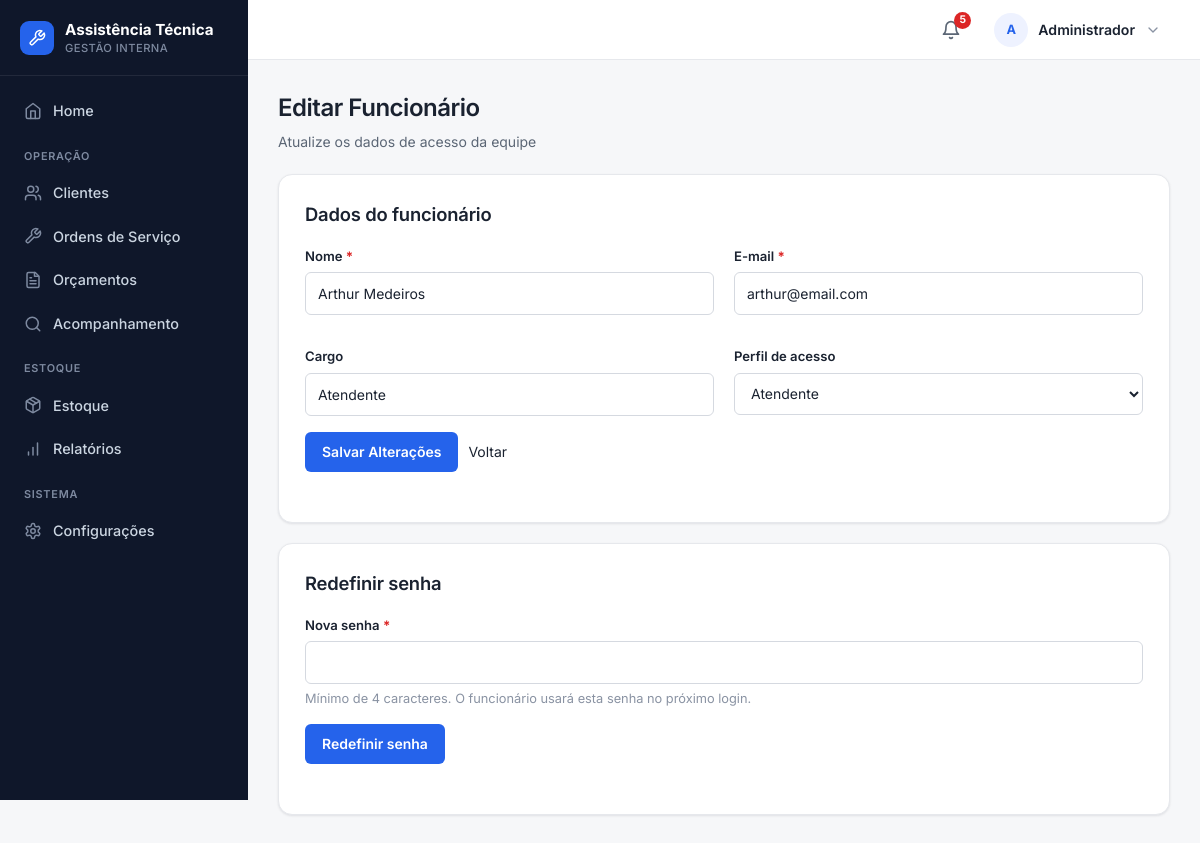
Screenshot of /funcionarios/editar/9 (signed in) with the database file from the repository.
### tables this page shows
CREATE TABLE funcionarios (
    id INTEGER PRIMARY KEY AUTOINCREMENT,
    nome TEXT NOT NULL,
    email TEXT NOT NULL UNIQUE,
    senha TEXT NOT NULL,
    cargo TEXT
, ativo INTEGER NOT NULL DEFAULT 1, perfil TEXT NOT NULL DEFAULT 'funcionario');

### routes/funcionarios.py (the view)
@funcionarios_bp.route("/funcionarios/editar/<int:id>")
def pagina_editar_funcionario(id):
    conexao = conectar()
    funcionario = conexao.execute(
        "SELECT id, nome, email, cargo, perfil FROM funcionarios WHERE id = ?", (id,)
    ).fetchone()
    conexao.close()
    if funcionario is None:
        flash("Funcionário não encontrado.", "erro")
        return redirect("/funcionarios")
    return render_template("funcionario_editar.html", funcionario=funcionario)

### app.py (called while the page is built)
@app.context_processor
def injetar_alertas_estoque():
    if "funcionario_id" not in session:
        return {"alerta_estoque_baixo": 0}
    conexao = conectar()
    total = conexao.execute(
        "SELECT COUNT(*) FROM pecas WHERE quantidade <= estoque_minimo"
    ).fetchone()[0]
    conexao.close()
    return {"alerta_estoque_baixo": total}

@app.context_processor
def injetar_permissoes():
    perfil = session.get("funcionario_perfil")
    return {
        "perfil_atual": perfil,
        "pode": lambda *perfis: perfil in perfis,
    }

@app.before_request
def proteger_rotas():
    rotas_livres = (
        "/login",
        "/acompanhamento",
        "/static",
    )
    if request.path.startswith(rotas_livres):
        return None
    if request.path == "/funcionarios/cadastrar" and _sem_funcionarios():
        return None
    if "funcionario_id" not in session:
        return redirect("/login")
    permitido = PERMISSOES.get(request.endpoint)
    if permitido is not None and session.get("funcionario_perfil") not in permitido:
        flash("Você não tem permissão para acessar esta área.", "erro")
        return redirect("/")
    return None

### database.py (called while the page is built)
def _coluna_existe(conexao, tabela, coluna):
    colunas = conexao.execute(f"PRAGMA table_info({tabela})").fetchall()
    return any(item["name"] == coluna for item in colunas)

def conectar():
    conexao = sqlite3.connect("database/sistema.db")
    conexao.row_factory = sqlite3.Row
    conexao.execute("PRAGMA foreign_keys = ON")
    _garantir_schema(conexao)
    return conexao

### templates/funcionario_editar.html (shortened to what this page needs)
{% extends "base.html" %}
{% import 'partials/_icons.html' as icons %}
{% block conteudo %}
<div class="page-head">
    <h1>Editar Funcionário</h1>
    <p>Atualize os dados de acesso da equipe</p>
</div>
<section class="card">
    <h2>Dados do funcionário</h2>
    <form action="{{ url_for('funcionarios.atualizar_funcionario', id=funcionario['id']) }}" method="POST">
        <div class="form-grid">
            <div class="campo">
                <label for="nome">Nome <span class="obrigatorio" title="Campo obrigatório">*</span></label>
                <input type="text" id="nome" name="nome" value="{{ funcionario['nome'] }}" required>
            </div>
            <div class="campo">
                <label for="email">E-mail <span class="obrigatorio" title="Campo obrigatório">*</span></label>
                <input type="email" id="email" name="email" value="{{ funcionario['email'] }}" required>
            </div>
            <div class="campo">
                <label for="cargo">Cargo</label>
                <input type="text" id="cargo" name="cargo" value="{{ funcionario['cargo'] or '' }}">
            </div>
            <div class="campo">
                <label for="perfil">Perfil de acesso</label>
                <select id="perfil" name="perfil">
                    {% for valor, rotulo in [('funcionario','Funcionário'), ('tecnico','Técnico'), ('atendente','Atendente'), ('admin','Administrador')] %}
                    <option value="{{ valor }}" {% if funcionario['perfil'] == valor %}selected{% endif %}>{{ rotulo }}</option>
                    {% endfor %}
                </select>
            </div>
        </div>
        <div class="botoes">
            <button type="submit">Salvar Alterações</button>
            <a href="{{ url_for('funcionarios.listar_funcionarios') }}" class="btn--secondary">Voltar</a>
        </div>
    </form>
</section>
<section class="card" style="margin-top: 20px;">
    <h2>Redefinir senha</h2>
    <form action="{{ url_for('funcionarios.redefinir_senha', id=funcionario['id']) }}" method="POST">
        <div class="campo">
            <label for="senha">Nova senha <span class="obrigatorio" title="Campo obrigatório">*</span></label>
            <input type="password" id="senha" name="senha" minlength="4" required>
            <small class="ajuda">Mínimo de 4 caracteres. O funcionário usará esta senha no próximo login.</small>
        </div>
        <div class="botoes">
            <button type="submit">Redefinir senha</button>
        </div>
    </form>
</section>
{% endblock %}

### static/css/global.css (style rules this page uses)
:root { --bg: #f6f7f9; --surface: #ffffff; --surface-2: #f9fafb; --border: #e6e8ec; --border-strong: #d5d9e0; --ink: #1a2230; --muted: #5b6675; --subtle: #8a93a3; --primary: #2563eb; --primary-hover: #1d4ed8; --primary-soft: #eef2ff; --success: #16a34a; --success-soft: #dcfce7; --warning: #d97706; --warning-soft: #fef3c7; --danger: #dc2626; --danger-hover: #b91c1c; --danger-soft: #fee2e2; --sidebar: #0f172a; --sidebar-ink: #cbd5e1; --sidebar-muted: #7e8aa0; --s-1: 4px; --s-2: 8px; --s-3: 12px; --s-4: 16px; --s-5: 20px; --s-6: 24px; --s-8: 32px; --r-sm: 6px; --r-md: 10px; --r-lg: 14px; --r-pill: 999px; --shadow-sm: 0 1px 2px rgba(16, 24, 40, 0.04), 0 1px 3px rgba(16, 24, 40, 0.06); --shadow-md: 0 4px 12px rgba(16, 24, 40, 0.08); --azul-900: #0f172a; --azul-800: #1e293b; --azul-700: #2563eb; --azul-600: #2563eb; --azul-500: #2563eb; --azul-100: #eef2ff; --azul-50: #f9fafb; --branco: #ffffff; --cinza-900: #1a2230; --cinza-700: #5b6675; --cinza-500: #8a93a3; --cinza-200: #e6e8ec; --cinza-100: #f1f3f6; --verde-100: #dcfce7; --verde-700: #166534; --amarelo-100: #fef3c7; --amarelo-700: #92400e; --vermelho-100: #fee2e2; --vermelho-700: #991b1b; --sombra: var(--shadow-sm); --raio: var(--r-md); }
* { box-sizing: border-box; }
body { min-height: 100vh; margin: 0; font-family: "Inter", -apple-system, BlinkMacSystemFont, "Segoe UI", Roboto, Arial, sans-serif; font-size: 14px; line-height: 1.5; color: var(--ink); background: var(--bg); -webkit-font-smoothing: antialiased; text-rendering: optimizeLegibility; }
h1, h2, h3, h4 { color: var(--ink); font-weight: 600; letter-spacing: -0.01em; }
h2 { margin: 0 0 18px; font-size: 1.15rem; }
a { color: var(--primary); text-decoration: none; }
.container, .card { background: var(--surface); border: 1px solid var(--border); border-radius: var(--r-lg); box-shadow: var(--shadow-sm); }
.card { padding: clamp(18px, 3vw, 26px); }
.acoes-topo, .botoes, .form-botao { display: flex; flex-wrap: wrap; gap: 10px; align-items: center; }
.btn, button, .voltar, .editar, .excluir { display: inline-flex; align-items: center; justify-content: center; gap: 8px; min-height: 40px; padding: 9px 16px; border: 1px solid transparent; border-radius: var(--r-sm); color: #fff; background: var(--primary); text-decoration: none; font: inherit; font-weight: 600; line-height: 1; cursor: pointer; white-space: nowrap; transition: background-color 0.15s ease, border-color 0.15s ease, box-shadow 0.15s ease, color 0.15s ease; }
.btn--secondary, .btn-home, .voltar, .editar { background: var(--surface); color: var(--ink); border-color: var(--border-strong); }
form { margin: 0 0 24px; }
.form-grid { display: grid; grid-template-columns: repeat(2, minmax(0, 1fr)); gap: 16px 20px; }
.campo, .form-group { display: flex; flex-direction: column; gap: 6px; margin-bottom: 16px; }
label { color: var(--ink); font-weight: 600; font-size: 0.82rem; }
input, select, textarea { width: 100%; min-height: 42px; padding: 10px 12px; color: var(--ink); background: var(--surface); border: 1px solid var(--border-strong); border-radius: var(--r-sm); font: inherit; transition: border-color 0.15s ease, box-shadow 0.15s ease; }
input::placeholder, textarea::placeholder { color: var(--subtle); }
.obrigatorio { color: var(--danger); font-weight: 700; }
.ajuda { color: var(--subtle); font-size: 0.8rem; line-height: 1.4; }

### static/css/layout.css (style rules this page uses)
.page-head { margin: 0 0 22px; }
.page-head h1 { margin: 0; color: var(--ink); font-size: clamp(1.25rem, 2vw, 1.6rem); font-weight: 600; letter-spacing: -0.02em; }
.page-head p { margin: 5px 0 0; color: var(--muted); }

### rows the page displays
funcionarios: nome "Arthur Medeiros", email "arthur@email.com", cargo "Atendente", perfil "Atendente"

### other values shown
{{ alerta_estoque_baixo }} "5"
{{ iniciais }} "A"
{{ nome_usuario }} "Administrador"
